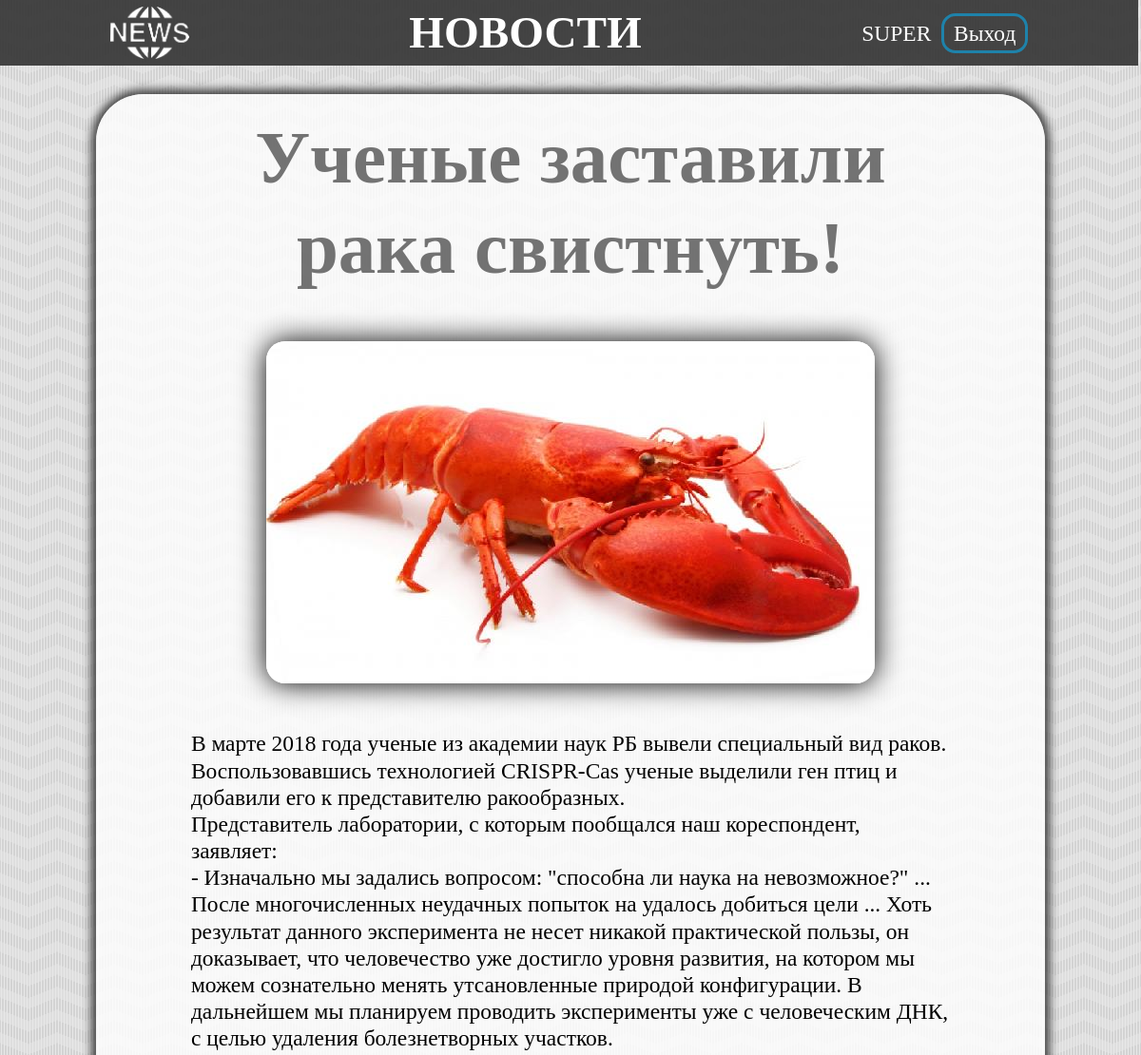
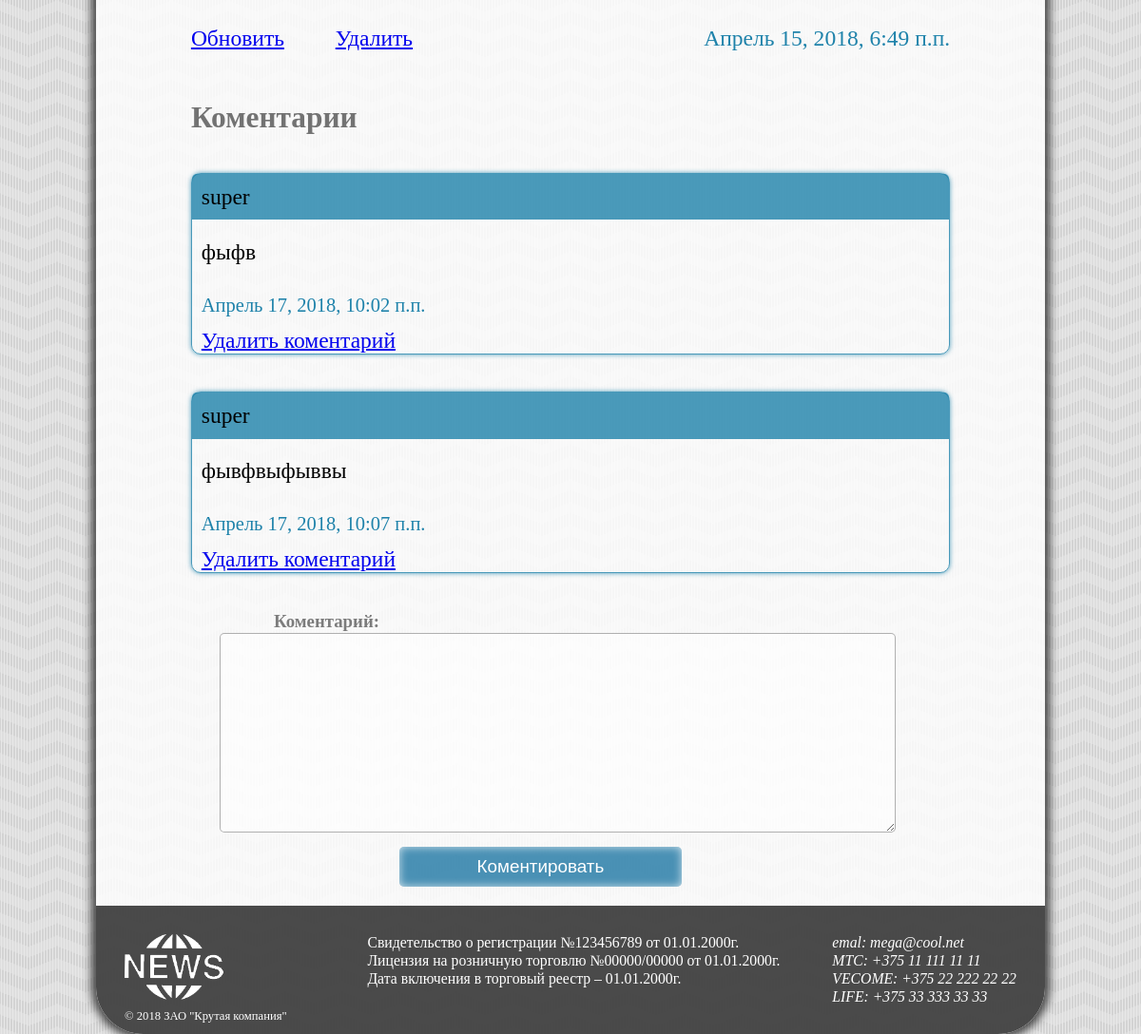
Screenshot of /new/2/ (signed in) with the database file from the repository (2 pictures, top to bottom).
### main/models/news.py (models this page shows, shortened)
class News(models.Model):
    class Meta:
        db_table = 'news'
        verbose_name = 'Новость'
        verbose_name_plural = 'Новости'
        ordering = ['-pubtime']
    title = models.CharField(max_length=50, verbose_name='Заголовок')
    image = models.ImageField(
                              upload_to='temp',
                              verbose_name='Изображение'
                             )
    short_text = models.TextField(verbose_name='Краткое описание')
    text = models.TextField(verbose_name='Тескт')
    pubtime = models.DateTimeField(
                                   auto_now_add=True,
                                   editable=False,
                                   verbose_name='Дата публикации'
                                   )

### main/models/coments.py (models this page shows, shortened)
class Coments(models.Model):
    class Meta:
        db_table = 'comments'
        verbose_name = 'коментарий'
        verbose_name_plural = 'коментарии'
        ordering = ['pubtime']
    new = models.ForeignKey(News, editable=False, on_delete=models.CASCADE)
    user = models.ForeignKey(
                             User,
                             verbose_name='Пользователь',
                             editable=False,
                             on_delete=models.SET_NULL,
                             blank=True,
                             null=True
                            )
    text = models.TextField(verbose_name='Коментарий')
    pubtime = models.DateTimeField(
                                   auto_now_add=True,
                                   editable=False,
                                   verbose_name='Дата коментирования'
                                   )

### main/views/detail.py (the view, shortened to what this page needs)
# urls.py: url(r'^new/(?P<pk>\d+)/$', NewDetailView.as_view(), name='detail'),
class NewDetailView(DetailView):
    template_name = 'new.html'
    model = News
    context_object_name = 'new'
    login_url = reverse_lazy('login')
    form = None
    def get_context_data(self, **kwards):
        context = super(NewDetailView, self).get_context_data(**kwards)
        context['coment_form'] = self.form if self.form else ComentForm()
        context['coments'] = Coments.objects.filter(new=self.get_object())
        return context

### main/forms/coment.py
class ComentForm(ModelForm):
    class Meta:
        model = Coments
        fields = ['text']

### main/templates/new.html (shortened to what this page needs)
{% extends "base.html" %}
{% block content %}
<div class="details">
<h1>{{ new.title }}</h1>
<img src="{{ new.image.url }}">
<div class="text">{{ new.text|linebreaks }}</div>
<p class="time">{{ new.pubtime }}</p>
{% if perms.main.change_news %}
<a href={% url 'new.update' pk=new.pk %}>Обновить</a>
{% endif %}
{% if perms.main.delete_news %}
<a href={% url 'new.delete' pk=new.pk %}>Удалить</a>
{% endif %}
</div>
<div class="comments">
<h2>Коментарии</h2>
{% for comment in coments %}
<div class="comment">
<p class="name">{{ comment.user.get_username }}</p>
<p class="text">{{ comment.text }}</p>
<p class="time">{{ comment.pubtime }}</p>
{% if perms.main.delete_coments %}
<a href={% url 'coment.delete' pk=comment.pk %}>Удалить коментарий</a>
{% endif %}
</div>
{% endfor %}
{% if perms.main.add_coments %}
<form action="" method="post">
{{ coment_form.as_p }}
<input type="submit" value="Коментировать">
</form>
{% endif %}
</div>
{% endblock %}

### main/templates/components/header.html
<img src="/static/images/logo.png" class="logo" alt="logo">
<h1><a href="{% url "main" %}">Новости</a></h1>
<div class="login">
{% if not user.is_authenticated %}
<a href="{% url "login" %}">Войти</a>
<a href="{% url "register" %}">Регистрация</a>
{% else %}
<span>{{ user.username }}</span>
<a href="{% url "logout" %}">Выход</a>
{% endif %}
</div>

### main/static/css/styles.css (style rules this page uses)
html, body, div, span, object, iframe, h1, h2, h3, h4, h5, h6, p, blockquote, pre, a, abbr, acronym, address, big, cite, code, del, dfn, em, img, ins, kbd, q, s, samp, small, strike, strong, sub, sup, tt, var, b, u, i, center, dl, dt, dd, ol, ul, li, fieldset, form, label, legend, table, caption, tbody, tfoot, thead, tr, th, td, article, aside, canvas, details, embed, figure, figcaption, footer, header, hgroup, menu, nav, output, ruby, section, summary, time, mark, audio, video { margin: 0; padding: 0; border: 0; font-size: 99.74977%; vertical-align: baseline; }
body { line-height: 1.2; }
body { background: url("../images/background.png") repeat; }
header .logo { float: left; box-sizing: border-box; height: 79.58874%; }
header h1 { text-transform: uppercase; font-size: 2.98928em; }
header h1 a { color: #FFFFFF; text-decoration: none; }
header .login { float: right; margin: auto 0; font-size: 1.486396em; }
header .login span { text-transform: uppercase; margin-right: -9.933818px; }
header .login a { color: #FFFFFF; border: 3.993077px solid rgba(30,130,170,1); border-radius: 14.86352px; padding: 4.971596px 9.949579px; margin-left: 14.86352px; text-decoration: none; }
main .details { padding: 0 49.86918px; }
main .details h1 { font-size: 4.989344em; color: rgba(100, 100, 100, 0.9); text-align: center; }
main .details img { margin: 49.86918px auto; border-radius: 19.90772px; display: block; box-shadow: 0 0 29.96616px; }
main .details .text { font-size: 1.486396em; margin-bottom: 29.96616px; }
main .details .time { float: right; font-size: 1.486396em; color: rgba(30,130,170,1); }
main .details a { font-size: 1.486396em; margin-right: 49.86918px; }
main .comments { padding: 0 49.86918px; margin-top: 49.86918px; }
main .comments h2 { font-size: 1.982102em; color: rgba(100, 100, 100, 0.9); text-align: left; }
main .comments .comment { margin: 39.81624px 0; border: 1.986934px solid rgba(30, 130, 170, 0.8); border-radius: 9.949579px; box-shadow: 0 0 4.971596px rgba(30, 130, 170, 0.8); }
main .comments .comment .name { font-size: 1.486396em; background: rgba(30, 130, 170, 0.8); border-radius: 4.971596px 4.971596px 0 0; padding: 9.949579px; font-size: 1.486396em; }
main .comments .comment .text { font-size: 1.486396em; margin: 9.949579px 0; padding: 9.949579px; }
main .comments .comment .time { font-size: 1.29714em; color: rgba(30,130,170,1); padding: 9.949579px; }
main .comments .comment a { font-size: 1.486396em; padding: 9.949579px; text-align: center; }
form { font-size: 1.193233em; color: rgba(0, 0, 0, 0.3); }
form p { margin-bottom: 29.96616px; }
form label { display: inline-block; width: 198.1347px; text-align: right; margin-right: 9.949579px; font-weight: bold; color: rgba(0, 0, 0, 0.5); }
form input, form textarea { border-radius: 4.971596px; border: 0.9966461px solid rgba(0, 0, 0, 0.3); background-color: rgba(255, 255, 255, 0.5); color: rgba(0, 0, 0, 0.6); font-size: 1.193233em; box-shadow: inset 0 0 9.949579px rgba(255, 255, 255, 0.75); width: 297.6059px; padding: 4.971596px; }
form textarea { width: 699.7005px; height: 198.1347px; margin: 0 29.96616px; margin-bottom: -19.94166px; }
form input[type="submit"] { margin-left: 218.709px; padding: 9.949579px 24.88281px; font-size: 0.9975206em; color: #FFFFFF; background: rgba(0, 102, 153, 0.7); border-radius: 4.971596px; border: rgba(0, 102, 153, 0.6); width: 297.6059px; }

### rows the page displays
News: title "Ученые заставили рака свистнуть!", image (picture), text "В марте 2018 года ученые из академии наук РБ вывели специальный вид раков. Воспользовавшись технологией CRISPR-Cas ученые выделили ген птиц и добавили его к представителю ракообразных. Представитель лаборатории, с которым пообщался наш кореспондент, заявляет: - Изначально мы задались вопросом: \"способна ли наука на невозможное?\" ... После многочисленных неудачных попыток на удалось добиться цели ... Хоть результат данного эксперимента не несет никакой практической пользы, он доказывает, что человечество уже достигло уровня развития, на котором мы можем сознательно менять утсановленные природой конфигурации. В дальнейшем мы планируем проводить эксперименты уже с человеческим ДНК, с целью…", pubtime "Апрель 15, 2018, 6:49 п.п."
Coments: user.get_username "super", text "фыфв", pubtime "Апрель 17, 2018, 10:02 п.п."
Coments: user.get_username "super", text "фывфвыфыввы", pubtime "Апрель 17, 2018, 10:07 п.п."

### other values shown
{{ user.username }} "SUPER"
